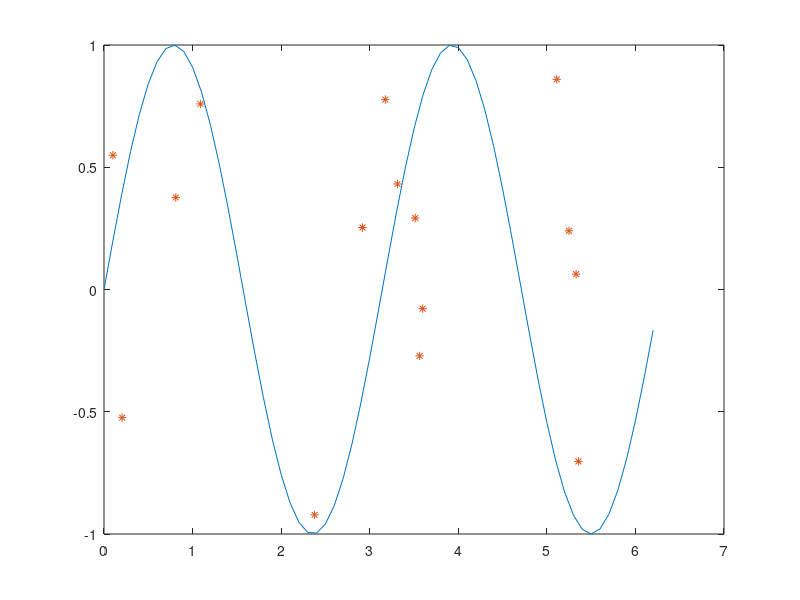

Reproduce this figure in MATLAB. (Note: this script raises an error after producing the figure.)
% ANN_Lab2_3_3
clear all; close all; clc;

%Step 1 is to create the data that will be used (sin(2x) with noise and
%without noise)

%Create the column vector containing the points on the interval [0,2pi]
%As well as the training sets, one sinus function

train_vect = 0:0.1:2*pi;
train_sin = sin(2*train_vect);

%create testing sets
test_vect = 0.05:0.1:2*pi;          
test_sin = sin(2*test_vect);

%create and add noise with zero mean and variance = 0.1
var = 0.1;
gauss_noise = var*randn(1,length(train_vect));
train_sin_noise = train_sin + gauss_noise;
test_sin_noise = test_sin + gauss_noise;

%number of rbf units: Use 15 because that is how many it needs to get error lower than 0.01
units = 15;

epochs = 100;

%Giva a value to the sigma parameter.
sigma = ones(1,units)*0.8;
eta = 0.05;
eta_l = 0.001;

%create the random rbf's for the beginning of the code
train_mui = rand(2,units);%get_random_mui(train_vect, units);
train_mui(1,:) = train_mui(1,:)*train_vect(end);
train_mui(2,:) = train_mui(2,:)*2 - 1;

test_mui = rand(2,units);
test_mui(1,:) = test_mui(1,:)*test_vect(end);
test_mui(2,:) = test_mui(2,:)*2-1;

%x is the data we are using
train_clean = [train_vect; train_sin];
train_noise = [train_vect; train_sin_noise];

test_clean = [test_vect; test_sin];
test_noise = [test_vect; test_sin_noise];

%rbf in beginning
figure
plot(train_vect, train_sin), hold on, plot(train_mui(1,:),train_mui(2,:),'*')

[mui_clean, W_clean, test_f_clean, train_error_clean] = ...
    findSol3_3(train_clean, test_clean, train_mui, test_mui, sigma, eta, epochs);
[mui_noise, W_noise, test_f_noise, train_error_noise] = ...
    findSol3_3(train_noise, test_noise, train_mui, test_mui, sigma, eta, epochs);



figure
plot(train_vect, train_sin), hold on, plot(mui_clean(1,:),mui_clean(2,:),'*')
figure
plot(train_vect, train_sin,'r--',train_vect, train_sin_noise,'b')
hold on
plot(mui_noise(1,:),mui_noise(2,:),'g*')
